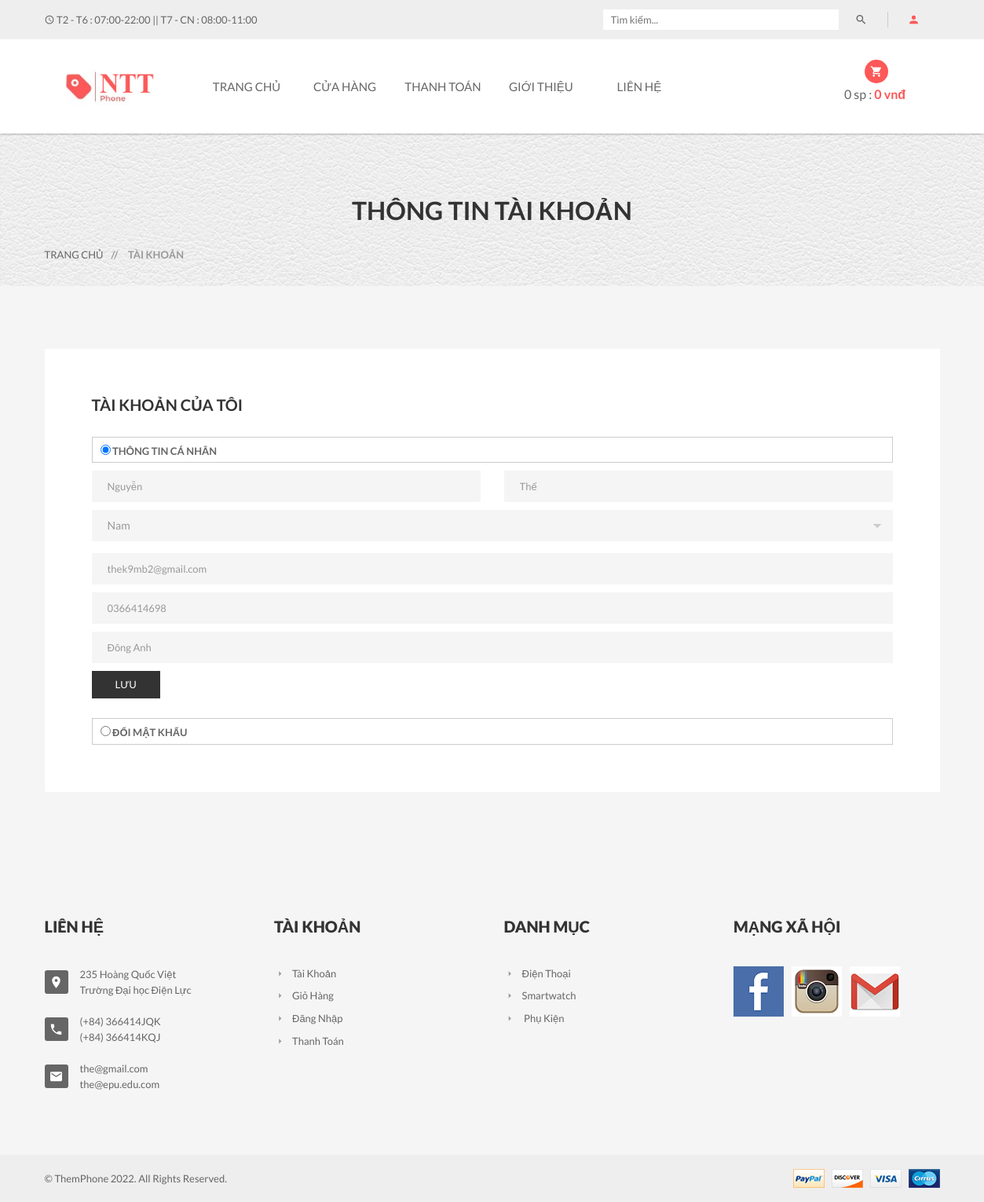
The page /?act=taikhoan&xuli=account (signed in) on the database its author committed.
### tables this page shows
CREATE TABLE `nguoidung` (
  `MaND` int(11) NOT NULL,
  `Ho` varchar(20) NOT NULL,
  `Ten` varchar(20) NOT NULL,
  `GioiTinh` varchar(10) NOT NULL,
  `SDT` varchar(20) DEFAULT NULL,
  `Email` varchar(50) NOT NULL,
  `DiaChi` varchar(200) NOT NULL,
  `TaiKhoan` varchar(100) NOT NULL,
  `MatKhau` varchar(100) NOT NULL,
  `MaQuyen` int(11) NOT NULL,
  `TrangThai` int(11) NOT NULL
);

CREATE TABLE `danhmuc` (
  `MaDM` int(11) NOT NULL,
  `TenDM` varchar(255) DEFAULT NULL
);

### Controllers/LoginController.php (called while the page is built, shortened)
<?php
require_once("Models/login.php");
class LoginController
{
    var $login_model;
    public function __construct()
    {
        $this->login_model = new Login();
    }
    function account()
    {
        $data_danhmuc = $this->login_model->danhmuc();
        $data = $this->login_model->account();
        require_once('Views/index.php');
    }
}

### Models/connection.php (called while the page is built, shortened)
<?php
    class connection{
        function __construct()
        {
            $severname ="localhost";
            $username ="root";
            $password ="";
            $db_name ="ntt_shop";
            $this->conn = new mysqli($severname,$username,$password,$db_name);
        }
    }
?>

### Models/login.php (called while the page is built, shortened)
<?php
require_once("model.php");
class Login extends Model
{
    var $conn;
    function __construct()
    {
        $conn_obj = new Connection();
        $this->conn = $conn_obj->conn;
    }
    function account()
    {
        $id = $_SESSION['login']['MaND'];
        return $this->conn->query("SELECT * from NguoiDung where MaND = $id")->fetch_assoc();
    }
}

### Models/model.php (called while the page is built, shortened)
<?php
require_once("connection.php");
class model
{
    function danhmuc()
    {
        $query =  "SELECT * from DanhMuc ";
        require("result.php");
        return $data;
    }
    function chitietdanhmuc($id)
    {
        $query =  "SELECT d.TenDM as Ten, l.* FROM danhmuc as d, loaisanpham as l WHERE d.MaDM = l.MaDM and d.MaDM = $id";
        require("result.php");
        return $data;
    }
}

### Models/result.php (called while the page is built)
<?php
$result = $this->conn->query($query);
$data = array();
while ($row = $result->fetch_assoc()) {
    $data[] = $row;
}
?>

### Views/login/my-account.php (the view, shortened to what this page needs)
<div class="pages-title section-padding">
	<div class="container">
		<div class="row">
			<div class="col-xs-12">
				<div class="pages-title-text text-center">
					<h2>Thông tin tài khoản</h2>
					<ul class="text-left">
						<li><a href="index.php?act=home">Trang chủ</a></li>
						<li><span> // </span>Tài khoản</li>
					</ul>
				</div>
			</div>
		</div>
	</div>
</div>
<section class="pages my-account-page section-padding">
	<div class="container">
		<div class="row">
			<div class="col-xs-12 col-sm-12">
				<div class="padding60">
					<div class="log-title">
						<h3><strong>Tài khoản của tôi</strong></h3>
					</div>
					<div class="prament-area main-input" id="doitk">
						<ul class="panel-group" id="accordion">
							<li class="panel">
								<div class="account-title" data-toggle="collapse" data-parent="#accordion" data-target="#collapse1">
									<label>
										<input type="radio" checked value="forever" name="rememberme" />
										Thông tin cá nhân
									</label>
								</div>
								<div id="collapse1" class="panel-collapse collapse in">
									<div class="single-log-info">
										<div class="bulling-title">
											<div class="custom-input">
												<form action="?act=taikhoan&xuli=update" method="post">
													<div class="row">
														<div class="col-md-6">
															<input type="text" name="Ho" placeholder="Họ.." required value="<?= $data['Ho'] ?>" />
														</div>
														<div class="col-md-6">
															<input type="text" name="Ten" placeholder="Tên.." required value="<?= $data['Ten'] ?>" />
														</div>
													</div>
													<div class="custom-select">
														<select class="form-control" name="GioiTinh" title="Giới tính">
															<option <?= ($data['GioiTinh'] == 'Nam') ? 'selected' : '' ?> value="Nam"> Nam</option>
														</select>
													</div>
													<input type="email" name="Email" placeholder="Địa chỉ Email.." required value="<?= $data['Email'] ?>" />
													<input type="text" name="SĐT" placeholder="Số điện thoại.." required pattern="[0-9]+" minlength="10" value="<?= $data['SDT'] ?>" />
													<input type="text" name="DiaChi" placeholder="Địa chỉ.." required value="<?= $data['DiaChi'] ?>" />
													<div class="submit-text">
														<button type="submit_tt">Lưu</button>
													</div>
												</form>
											</div>
										</div>
									</div>
							</li>
							<li class="panel">
								<div class="account-title" data-toggle="collapse" data-parent="#accordion" data-target="#collapse4">
									<label>
										<input type="radio" value="forever" name="rememberme" />
										Đổi mật khẩu
									</label>
								</div>
							</li>
						</ul>
					</div>
				</div>
			</div>
		</div>
	</div>
</section>

### Views/header_footer/footer.php
<footer class="footer-two">
    <div class="footer-top section-padding">
        <div class="footer-dsc">
            <div class="container">
                <div class="row">
                    <div class="col-xs-12 col-sm-6 col-md-3">
                        <div class="single-text">
                            <div class="footer-title">
                                <h4>Liên hệ</h4>
                            </div>
                            <div class="footer-text">
                                <ul>
                                    <li>
                                        <i class="mdi mdi-map-marker"></i>
                                        <p>235 Hoàng Quốc Việt</p>
                                        <p>Trường Đại học Điện Lực</p>
                                    </li>
                                    <li>
                                        <i class="mdi mdi-phone"></i>
                                        <p>(+84) 366414JQK</p>
                                        <p>(+84) 366414KQJ</p>
                                    </li>
                                    <li>
                                        <i class="mdi mdi-email"></i>
                                        <p>the@gmail.com</p>
                                        <p>the@epu.edu.com</p>
                                    </li>
                                </ul>
                            </div>
                        </div>
                    </div>
                    <div class="col-xs-6 col-sm-3 col-md-3 wide-mobile">
                        <div class="single-text">
                            <div class="footer-title">
                                <h4>Tài khoản</h4>
                            </div>
                            <div class="footer-menu">
                                <ul>
                                    <li><a href="?act=taikhoan&xuli=account"><i class="mdi mdi-menu-right"></i>Tài khoản</a></li>
                                    <li><a href="?act=cart"><i class="mdi mdi-menu-right"></i>Giỏ Hàng</a></li>
                                    <li><a href="?act=taikhoan"><i class="mdi mdi-menu-right"></i>Đăng Nhập</a></li>
                                    <li><a href="?act=checkout"><i class="mdi mdi-menu-right"></i>Thanh Toán</a></li>
                                </ul>
                            </div>
                        </div>
                    </div>
                    <div class="col-xs-6 col-sm-3 col-md-3 wide-mobile">
                        <div class="single-text">
                            <div class="footer-title">
                                <h4>Danh mục</h4>
                            </div>
                            <div class="footer-menu">
                                <ul>
                                    <?php foreach ($data_danhmuc as $row) { ?>
                                    <li><a href="?act=shop&sp=<?=$row['MaDM']?>"><i class="mdi mdi-menu-right"></i><?=$row['TenDM']?></a></li>
                                    <?php  } ?>
                                </ul>
                            </div>
                        </div>
                    </div>
                    <div class="col-xs-12 col-sm-12 col-md-3 r-margin-top wide-mobile">
                        <div class="single-text">
                            <div class="footer-title">
                                <h4>Mạng xã hội</h4>
                            </div>
                            <div class="clearfix instagram">
                                <ul>
                                    <li><a href="#"><img src="public/img/footer/in1.png" alt="Facebook" /></a></li>
                                    <li><a href="#"><img src="public/img/footer/in2.png" alt="Instagram" /></a></li>
                                    <li><a href="#"><img src="public/img/footer/in3.png" alt="Gmail" /></a></li>
                                </ul>
                            </div>
                        </div>
                    </div>
                </div>
            </div>
        </div>
    </div>
    <div class="footer-bottom">
        <div class="container">
            <div class="row">
                <div class="col-xs-12 col-sm-6">
                    <p>&copy; ThemPhone 2022. All Rights Reserved.</p>
                </div>
                <div class="col-xs-12 col-sm-6 text-right">
                    <a href="https://www.nganluong.vn/vn/home.html" target="_blank"><img src="public/img/footer/payment.png" alt="" /></a>
                </div>
            </div>
        </div>
    </div>
</footer>

### rows shown on the page
nguoidung: Ho "Nguyễn", Ten "Thế", GioiTinh "Nam", Email "thek9mb2@gmail.com", SĐT "0366414698", DiaChi "Đông Anh"
danhmuc: TenDM "Điện Thoại"
danhmuc: TenDM "Smartwatch"
danhmuc: TenDM "Phụ Kiện"

### other values the page prints
$soluong "0"
$thanhtien "0"
